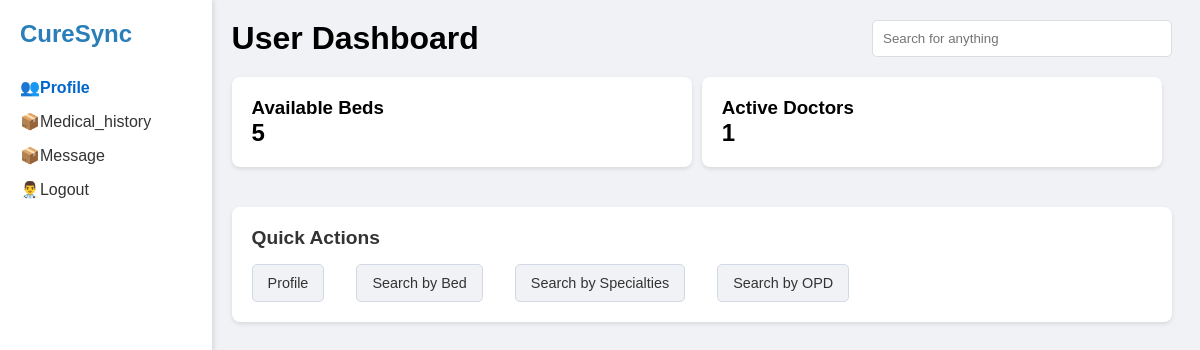
/user/ (signed in), run on an earlier commit of the app's database.
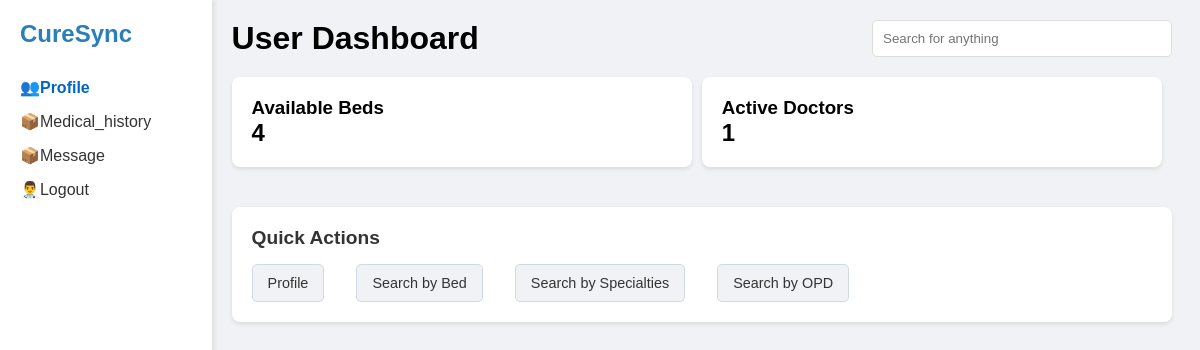
And on a later commit of the database.
### opd/models.py (models this page shows, shortened)
class Opd(models.Model):
    owner = models.OneToOneField(Doctor, on_delete=models.CASCADE, related_name="opd")
    name = models.CharField("Name", max_length=255)
    no_of_beds = models.PositiveIntegerField("No of Beds", default=0)
    no_of_appointment = models.PositiveIntegerField("No of Appointment", default=0)
    created_at = models.DateTimeField(auto_now_add=True)
    id = models.UUIDField(
        default=uuid.uuid4, unique=True, primary_key=True, editable=False
    )

### user/views.py (the view, shortened to what this page needs)
# urls.py: path("", views.home_page, name="home_page"),
def home_page(request):
    is_user = check_user(request)
    count = None
    user_appointment_id = None
    query = appointment_count_and_id(request)
    if query is not None:
        count = query[0]
        user_appointment_id = query[1]
    if is_user:
        context = {
            "user": is_user,
            "total_beds_count": get_total_bed_count,
            "total_doctor_count": get_total_doctor_count,
            "total_appointment_count": get_total_appointment_count,
            "appointments": get_appointment(request),
            "count": count,
            "user_appointment_id": user_appointment_id,
        }
        return render(request, "user/logged/profile.html", context)

### opd/utils.py (called while the page is built)
def get_total_bed_count():
    opds = Opd.objects.all()
    total_beds = 0
    for opd in opds:
        total_beds += opd.no_of_beds
    return total_beds

def get_total_doctor_count():
    return Doctor.objects.count()

### user/models.py (called while the page is built)
    def get_opd(self):
        if hasattr(self, "online_appointment") and self.online_appointment:  # type: ignore
            return self.online_appointment.opd  # type: ignore
        return None

### user/utils.py (called while the page is built, shortened)
def get_appointment(request):
    user = request.user
    profile = Profile.objects.get(user=user)
    opd = profile.get_opd()
    if opd:
        appointments = opd.appointments.filter(status__icontains="seen").order_by(
            "-appointment_date"
        )[:5]  # type: ignore
        if appointments.exists():
            return appointments
    return None

def appointment_count_and_id(request):
    try:
        user = request.user
        profile = Profile.objects.get(user=user)
        return None
    except Exception as e:
        print(f"some error occur {e}")

def check_user(request):
    if request.user and request.user.groups.filter(name="Profile").exists():
        return request.user
    return None

### user/templates/user/logged/profile.html (shortened to what this page needs)
{% extends 'user/logged/index.html' %} {% load static %} {% block css %}
<link rel="stylesheet" href="{% static 'styles/profile.css' %}" />
{% endblock css %} {% block content %}
<div class="container">
  <main class="main-content">
    <div class="header">
      <h1>User Dashboard</h1>
      <input type="text" class="search-bar" placeholder="Search for anything" />
    </div>
    <div class="stats-container">
      <div class="card stat-card">
        <h3>Available Beds</h3>
        <div class="stat-value">{{total_beds_count}}</div>
      </div>
      <div class="card stat-card">
        <h3>Active Doctors</h3>
        <div class="stat-value">{{total_doctor_count}}</div>
      </div>
    </div>
    <div class="card">
      <h2>Quick Actions</h2>
      <div class="btn-container">
        <button onclick="window.location.href='{% url 'user:user_profile' %}'">
          Profile
        </button>
        <button onclick="window.location.href='{% url 'user:bed_list' %}'">
          Search by Bed
        </button>
        <button onclick="window.location.href='{% url 'user:search_specialist' %}'">
          Search by Specialties
        </button>
        <button onclick="window.location.href='{% url 'user:opd_list' %}'">
          Search by OPD
        </button>
      </div>
    </div>
  </main>
</div>
{% endblock content %}

What changed in the data, as far as the page shows it:
changed Opd: no_of_beds "5" → "4"
